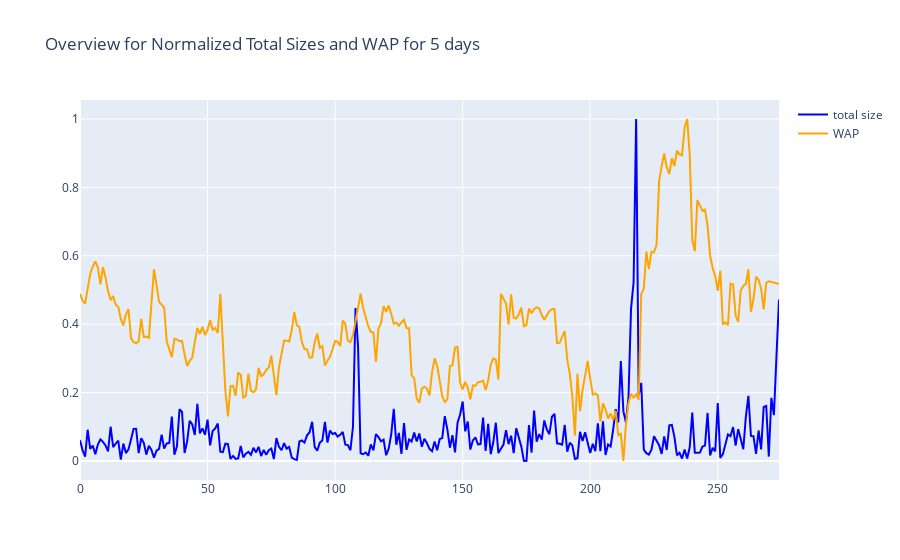

The notebook cell this image was saved under:
### Code cell
# Examine the volume changes 
# PLot the Prices changes of stock 0 at date 0 

total_size = stock00.eval('ask_size + bid_size').values

fig = go.Figure()

fig.add_trace(
    go.Scatter(x = stock00['time_id'], 
            y = (total_size - total_size.min()) / (total_size.max() - total_size.min()), 
            name = 'total size',
            line = dict(color = 'blue')))



fig.add_trace(
    go.Scatter(x = stock00['time_id'], 
            y = (stock00['wap'] - stock00['wap'].min()) / (stock00['wap'].max() - stock00['wap'].min()), 
            name = 'WAP',
            line = dict(color = 'orange')))

fig.update_layout(title = "Overview for Normalized Total Sizes and WAP for 5 days")

### Figure 1 — Plotly figure (JSON) as saved in the notebook; plotly's stock layout.template omitted (floating-point values rounded to 4 significant figures; data arrays with more than 128 entries replaced by an {"elided": "..."} marker saying what was removed)
{"data": [{"line": {"color": "blue"}, "name": "total size", "type": "scatter", "x": {"elided": "275 int values"}, "y": {"elided": "275 float values"}}, {"line": {"color": "orange"}, "name": "WAP", "type": "scatter", "x": {"elided": "275 int values"}, "y": {"elided": "275 float values"}}], "layout": {"title": {"text": "Overview for Normalized Total Sizes and WAP for 5 days"}}}
